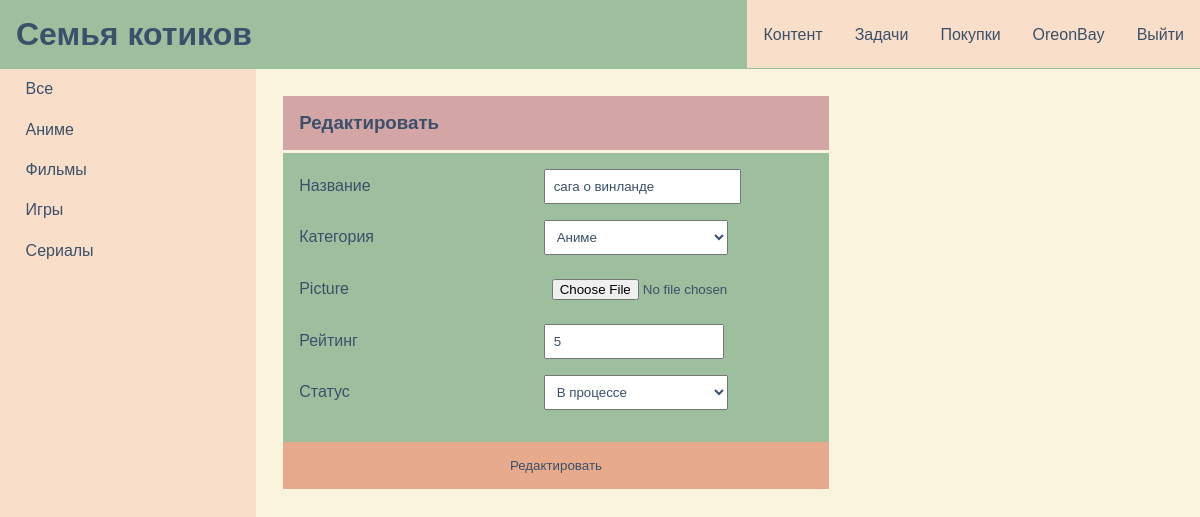
Page /content/edit/1 (signed in) on the committed database.
### content/models.py (models this page shows, shortened)
class Category(models.Model):
    name = models.CharField(max_length=100, verbose_name="Категория")
    slug = models.SlugField(blank=True, null=True)
    def __str__(self):
        return self.name

class Content(models.Model):
    class Status(models.TextChoices):
        NOT_STARTED = 'not_started', 'Не начат'
        IN_PROGRESS = 'ip_progress', 'В процессе'
        COMPLETED = 'conpleted', 'Завершен'
    name = models.CharField(max_length=100, verbose_name="Название")
    status = models.CharField(max_length=100,  choices=Status.choices, default=Status.NOT_STARTED, verbose_name="Статус")
    rating = models.IntegerField(default=0, validators=[MinValueValidator(0), MaxValueValidator(5)], verbose_name="Рейтинг")
    picture = models.ImageField(upload_to="content/pictures", null=True, blank=True, default=None, verbose_name="Изображение")
    category = models.ForeignKey(Category, on_delete=models.PROTECT, related_name="content", verbose_name="Категория")
    user = models.ForeignKey(get_user_model(), on_delete=models.PROTECT, verbose_name="Пользователь")
    time_created = models.DateTimeField(auto_now_add=True)
    time_updated = models.DateTimeField(auto_now=True)

### content/views.py (the view, shortened to what this page needs)
# urls.py: path('content/edit/<int:pk>', views.EditContent.as_view(), name='edit-content'),
class EditContent(LoginRequiredMixin, DataMixin, UpdateView):
    model = Content
    context_object_name = 'content'
    form_class = EditContentForm
    template_name = 'content/edit_content.html'
    title_page = "Редактировать"

### content/forms.py
class EditContentForm(forms.ModelForm):
    rating = forms.IntegerField(min_value=0, max_value=5, label="Рейтинг")
    picture = forms.ImageField(required=False, widget=forms.FileInput)
    class Meta:
        model = Content
        fields = ('name', 'category', 'picture', 'rating', 'status')

### content/utils.py (called while the page is built)
    def get_context_data(self, **kwargs):
        context = super().get_context_data(**kwargs)
        context['categories'] = Category.objects.all()
        return context

### content/templates/content/edit_content.html (shortened to what this page needs)
{% extends 'content/content_base.html' %}
{% block main_page %}
<div class="user_main_page">
    <div class="form-container">
        <h3>{{title}}</h3>
        <form action="" method="post" enctype="multipart/form-data">
            <div class="generic-form">
                {% for f in form %}
                <p class="form-element"><label class="form-label" for="{{ f.id_for_label }}">{{ f.label }}</label> {{f}} </p>
                {% endfor %}
            </div>
            <p class="button_p"><button type="submit">Редактировать</button> </p>
        </form>
    </div>
</div>
{% endblock %}

### content/templates/content/content_base.html
{% extends 'base.html' %}
{% block content %}
    <div class="content_base">
        <div class="content_base_left_bar">
            <p><a href="{% url 'index' %}">Все</a> </p>
            {% for category in categories %}
                <p><a href="{% url 'category' category.slug %}">{{ category.name }}</a></p>
            {% endfor %}
        </div>
        <div class="content_base_main_page">
            {% block main_page %}
            {% endblock %}
        </div>
    </div>
{% endblock %}

### templates/base.html (shortened to what this page needs)
{% load static %}
<!DOCTYPE html>
<html lang="en">
<head>
    <link type="text/css" href="{% static 'content/css/main.css' %}" rel="stylesheet">
    <link type="text/css" href="{% static 'content/css/responsive.css' %}" rel="stylesheet">
    <link type="text/css" href="{% static 'content/css/content.css' %}" rel="stylesheet">
    <link type="text/css" href="{% static 'tasks/css/tasks.css' %}" rel="stylesheet">
    <link type="text/css" href="{% static 'buyapp/css/buyapp.css' %}" rel="stylesheet">
</head>
<body>
    <header>
        <h1><a href="{% url 'index' %}">Семья котиков</a></h1>
        <div class="right-bar">
            <p><a href="{% url 'index' %}">Контент</a></p>
            <p><a href="{% url 'tasks:index' %}">Задачи</a></p>
            <p><a href="{% url 'buyapp:index' %}">Покупки</a></p>
            {% if user.is_authenticated %}
            <p><a href="{% url 'users:profile' %}">{{ user.username }}</a></p>
            <p><a href="{% url 'users:logout' %}">Выйти</a></p>
            {% else %}
            <p><a href="{% url 'users:login' %}">Войти</a></p>
            <p><a href="{% url 'users:register' %}">Регистрация</a></p>
            {% endif %}
        </div>
    </header>
    <main>
        {% block content %}
        {% endblock %}
    </main>
</body>
</html>

### content/static/content/css/main.css (style rules this page uses)
:root { --primary: #9DBF9E; --secondary: #D4A5A5; --accent: #F9DEC9; --neutral: #FAF3DD; --text: #3A506B; --warning: #E8AA8C; }
* { margin: 0; padding: 0; font-family: 'Arial', sans-serif; color: var(--text); }
html, body { height: 100%; }
html, body { display: flex; flex-direction: column; }
header { background: var(--primary); color: var(--text); display: flex; justify-content: space-between; flex-shrink: 0; }
header h1 { padding: 1rem; }
header h1 a { text-decoration: none; color: var(--text); }
main { flex: 1 0 auto; background: var(--neutral); }
.right-bar { display: flex; text-align: center; align-items: center; }
.right-bar a { padding: 1rem; padding-top: 1.6rem; padding-bottom: 1.6rem; background: var(--accent); color: var(--text); text-decoration: none; }
.user_main_page { padding: 1rem; }
.generic-form { padding: 1rem; }
.form-element { margin-bottom: 1rem; }
.form-element input, select, textarea { padding: 0.5rem; }
.form-element input { min-width: 10rem; }
.form-element select { min-width: 11.5rem; }
.form-label { display: inline-block; min-width: 15rem; font-size: 1rem; }
.form-container { width: fit-content; }
.generic-form { background: var(--primary); }
.form-container h3 { background: var(--secondary); padding: 1rem; }
.button_p { text-align: center; align-items: center; }
.button_p button { padding: 1rem; width: 100%; border-style: none; background: var(--warning); }

### content/static/content/css/content.css (style rules this page uses)
:root { --primary: #9DBF9E; --secondary: #D4A5A5; --accent: #F9DEC9; --neutral: #FAF3DD; --text: #3A506B; --warning: #E8AA8C; }
.content_base { display: flex; height: 100%; width: 100%; }
.content_base_left_bar { min-width: 16rem; background: var(--accent); }
.content_base_left_bar a { display: inline-block; padding-top: 0.7rem; padding-bottom: 0.7rem; padding-left: 10%; align-items: center; width: 90%; text-decoration: none; }
.content_base_main_page { padding: 0.7rem; width: 100%; }

### tasks/static/tasks/css/tasks.css (style rules this page uses)
:root { --primary: #9DBF9E; --secondary: #D4A5A5; --accent: #F9DEC9; --neutral: #FAF3DD; --text: #3A506B; --warning: #E8AA8C; }

### buyapp/static/buyapp/css/buyapp.css (style rules this page uses)
:root { --primary: #9DBF9E; --secondary: #D4A5A5; --accent: #F9DEC9; --neutral: #FAF3DD; --text: #3A506B; --warning: #E8AA8C; }
.shopping_list_card p, h3 { margin-bottom: 0.2rem; }

### rows in the picture
Category: name "Аниме"
Category: name "Фильмы"
Category: name "Игры"
Category: name "Сериалы"
Content: form "сага о винланде" "Аниме" "5" "В процессе"

### other values in the picture
{{ user.username }} "OreonBay"
{{ title }} "Редактировать"
{{ f.label }} "Название" "Категория" "Picture" "Рейтинг" "Статус"
